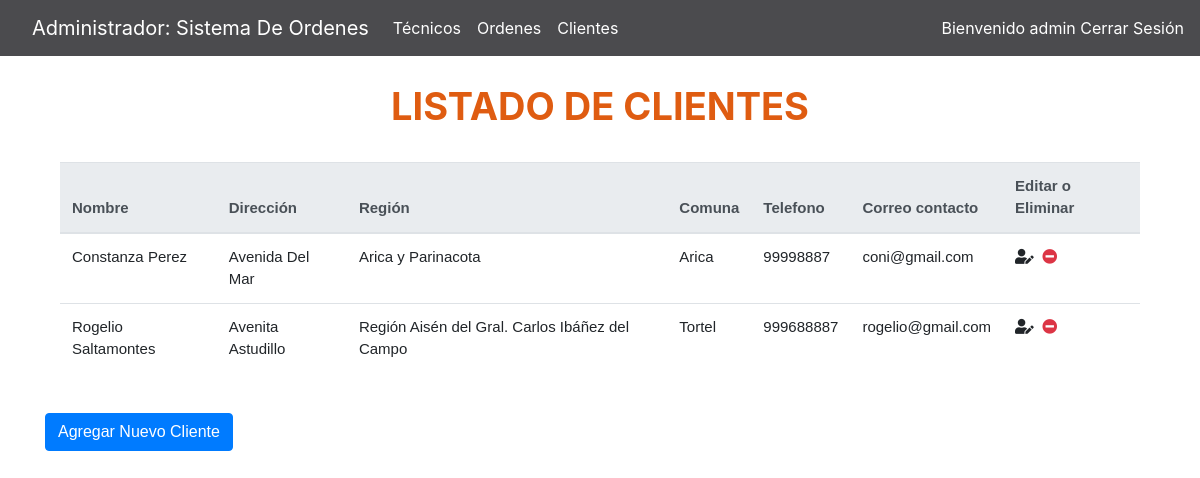
The page /ascensor/ListadoClientes.html (signed in) on the database its author committed.
### ascensor/models.py (models this page shows)
class Tecnico(AbstractUser):
    email = models.EmailField(unique=True)
    USERNAME_FIELD = 'email'
    REQUIRED_FIELDS = ['username']

class Cliente(models.Model):
    objects = models.Manager()
    nombre = models.CharField(max_length=25)
    direccion = models.CharField(max_length=50)
    region = models.CharField(max_length=50)
    comuna = models.CharField(max_length=50)
    telefono = models.CharField(max_length=9)
    correo = models.EmailField()
    tecnico = models.ManyToManyField(Tecnico,verbose_name="Técnicos asignados")

### ascensor/views.py (the view)
# urls.py: path('ListadoClientes.html', views.listadoClientes, name='listadoClientes'),
@staff_member_required(login_url=settings.LOGIN_URL)
def listadoClientes(request):
    if request.method == 'POST':
        form = None
        if (request.POST['idCliente'] != "None"):
            instance = get_object_or_404(Cliente,id=request.POST['idCliente'])
            form = ClienteForm(request.POST,instance=instance)
        else:
            form = ClienteForm(request.POST)
        if form.is_valid():
            form.save()
            return HttpResponseRedirect('/ascensor/ListadoClientes.html?mensaje=exito')
    else:
        form = ClienteForm()
    clientes = Cliente.objects.all()
    return render(request, 'ascensor/ListadoClientes.html', {'form': form,'clientes':clientes})

### ascensor/templates/ascensor/ListadoClientes.html (shortened to what this page needs)
{% extends 'ascensor/base_admin.html' %}
{% load crispy_forms_tags %}
{% block content %}
    <div class="row">&nbsp;</div>
    <h3 class="Titulo">Listado de clientes</h3>
    <div class="row">&nbsp;</div>
    <div class="container-fluid ">
        <table class="table" id="cliente-tabla" >
            <thead class="thead-light">
            <tr>
                <th scope="col">Nombre</th>
                <th scope="col">Dirección</th>
                <th scope="col">Región</th>
                <th scope="col">Comuna</th>
                <th scope="col">Telefono</th>
                <th scope="col">Correo contacto</th>
                <th scope="col">Editar o Eliminar</th>
            </tr>
            </thead>
            <tbody id="cuerpoTabla">
                {% for cliente in clientes %}
                <tr>
                    <td data-label="Nombre: &nbsp">{{cliente.nombre}}</td>
                    <td data-label="Dirección: &nbsp">{{cliente.direccion}}</td>
                    <td data-label="Región: &nbsp">{{cliente.region}}</td>
                    <td data-label="Comuna: &nbsp">{{cliente.comuna}}</td>
                    <td data-label="Telefono: &nbsp">{{cliente.telefono}}</td>
                    <td data-label="Correo contacto:&nbsp ">{{cliente.correo}}</td>
                    <td><i class="fas fa-user-edit" title="editar" onclick="editar('{{cliente.id}}')"></i>
                        &nbsp;<i class="fas fa-minus-circle text-danger" onclick="eliminar('{{cliente.id}}')" title="eliminar"></i>
                    </td>
                </tr>
                {% endfor %}
            </tbody>
        </table>
        <div class="row">&nbsp;</div>
        <div class="row"><button class="btn btn-primary" id="btnVarios" onclick="nuevo()"> Agregar Nuevo Cliente</button></div>
    </div>
{% endblock %}

### ascensor/templates/ascensor/base_admin.html (shortened to what this page needs)
{% load static %}
<!doctype html>
<html lang="en">
  <head>
    <link rel="stylesheet" href="https://stackpath.bootstrapcdn.com/bootstrap/4.1.3/css/bootstrap.min.css">
    <link rel="stylesheet" href="https://use.fontawesome.com/releases/v5.5.0/css/all.css">
    <link href="{% static 'ascensor/css/base.css' %}" rel="stylesheet">
    <link href="{% static 'ascensor/css/cuerpo.css' %}" rel="stylesheet">
  </head>
  <body>
    <header>
      <nav class="navbar navbar-expand-md navbar-dark fixed-top bg-dark">
          <a class="navbar-brand" href="/ascensor/" >
            <a class="navbar-brand" href="/ascensor/">Administrador: Sistema De Ordenes</a>
          </a>
        <div class="collapse navbar-collapse" id="navbarCollapse">
          <ul class="navbar-nav mr-auto">
              <li class="nav-item active">
                  <a class="nav-link" href="ListadoTecnicos.html">Técnicos</a>
              </li>
            <li class="nav-item active">
              <a class="nav-link" href="ListadoOrdenes.html">Ordenes</a>
            </li>
            <li class="nav-item active">
                <a class="nav-link" href="ListadoClientes.html">Clientes</a>
            </li>
          </ul>
          <form class="form-inline mt-2 mt-md-0">
              {% if user.is_authenticated %}
              <div style="color: #FFF;">Bienvenido {{ user.username }}&nbsp;</div>
                  <a href="{% url 'salir' %}" alt="Cerrar Sesion">Cerrar Sesión</a>
              {% else %}
              <a  class="d-none d-md-block col-xs-12 col-md-4 col-lg-2"  href="index.html">
                  <img src="{% static 'ascensor/img/user.png' %}"  id="login" alt="Iniciar Sesión"/>
              </a>
              {% endif %}
          </form>
        </div>
      </nav>
    </header>
    <main role="main" class="container">
    {% block content %}
    {% endblock %}
    </main>
  </body>
</html>

### ascensor/static/ascensor/css/base.css (style rules this page uses)
html { position: relative; min-height: 100%; }
body { margin-bottom: 60px; }
.navbar { background-color: rgb(75, 75, 78) !important; }
.navbar a { color: white !important; }
body > .container { padding: 60px 15px 0; }

### ascensor/static/ascensor/css/cuerpo.css (style rules this page uses)
.Titulo { text-transform: uppercase; color:rgb(223, 92, 17); font-weight: bold; font-size: 38px; text-align: center; }
#cliente-tabla { font-family: Helvetica; font-size: 15px; }
#btnVarios { font-family: Helvetica; font-size: 16px; }

### rows shown on the page
Tecnico: username "admin"
Cliente: nombre "Constanza Perez", direccion "Avenida Del Mar", region "Arica y Parinacota", comuna "Arica", telefono "99998887", correo "coni@gmail.com"
Cliente: nombre "Rogelio Saltamontes", direccion "Avenita Astudillo", region "Región Aisén del Gral. Carlos Ibáñez del Campo", comuna "Tortel", telefono "999688887", correo "rogelio@gmail.com"
